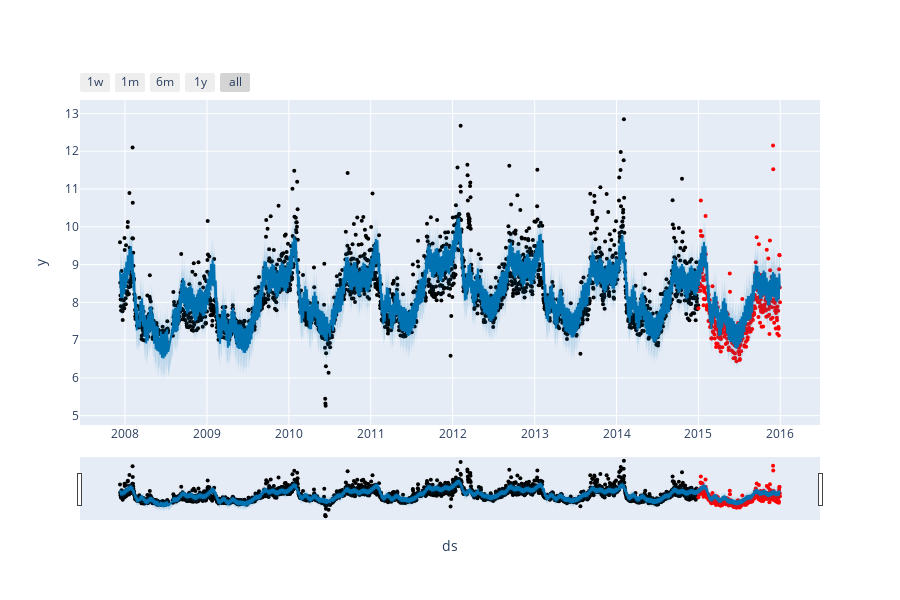

The notebook cell saved with this chart:
### Code cell
plot_plotly_with_testset(m, forecast,future_real=df_test)

### Figure 1 — Plotly figure (JSON) as saved in the notebook; plotly's stock layout.template omitted (floating-point values rounded to 4 significant figures; data arrays with more than 128 entries replaced by an {"elided": "..."} marker saying what was removed)
{"data": [{"marker": {"color": {"elided": "2885 str values"}, "size": 4}, "mode": "markers", "name": "Actual", "type": "scatter", "x": {"elided": "2885 str values"}, "y": {"elided": "2885 float values"}}, {"hoverinfo": "skip", "line": {"width": 0}, "mode": "lines", "type": "scatter", "x": {"elided": "2887 str values"}, "y": {"elided": "2887 float values"}}, {"fill": "tonexty", "fillcolor": "rgba(0, 114, 178, 0.2)", "line": {"color": "#0072B2", "width": 2}, "mode": "lines", "name": "Predicted", "type": "scatter", "x": {"elided": "2887 str values"}, "y": {"elided": "2887 float values"}}, {"fill": "tonexty", "fillcolor": "rgba(0, 114, 178, 0.2)", "hoverinfo": "skip", "line": {"width": 0}, "mode": "lines", "type": "scatter", "x": {"elided": "2887 str values"}, "y": {"elided": "2887 float values"}}], "layout": {"height": 600, "showlegend": false, "width": 900, "xaxis": {"rangeselector": {"buttons": [{"count": 7, "label": "1w", "step": "day", "stepmode": "backward"}, {"count": 1, "label": "1m", "step": "month", "stepmode": "backward"}, {"count": 6, "label": "6m", "step": "month", "stepmode": "backward"}, {"count": 1, "label": "1y", "step": "year", "stepmode": "backward"}, {"step": "all"}]}, "rangeslider": {"visible": true}, "title": {"text": "ds"}, "type": "date"}, "yaxis": {"title": {"text": "y"}}}}
